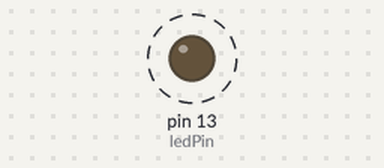
Bench run of a sketch on a simulated Arduino Uno, built with avr-gcc and run on an emulated ATmega328P. On the bench: output pins drawn as LEDs (lit = HIGH). Dashed ring = blinking. Pins used as bus, display or sensor lines are not drawn; what the sketch prints to the serial monitor is not drawn.

Above: at 2.6 s.
Timing chart, 0 to 5.0 s (numbered marks = the images above):
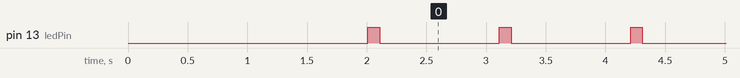

Measured:
- by itself, pin 13 (ledPin): alternates HIGH for 0.10 s and LOW for 1.0 s

The sketch:

SetUpBluetooth.ino
```cpp
int ledPin = 13;
int resetPin = 7;

void setup() {
  pinMode(ledPin, OUTPUT);
  pinMode(resetPin, OUTPUT);

  Serial.begin(115200);

  blinkLed(resetPin, 10, 2000);

  Serial.println("SET BT NAME Bright_Photomedicine");
}

void blinkLed(int pin, int firstDelay, int secondDelay) {
  digitalWrite(pin, HIGH);
  delay(firstDelay);

  digitalWrite(pin, LOW);
  delay(secondDelay);
}

void loop() {
  blinkLed(ledPin, 100, 1000);
}
```
